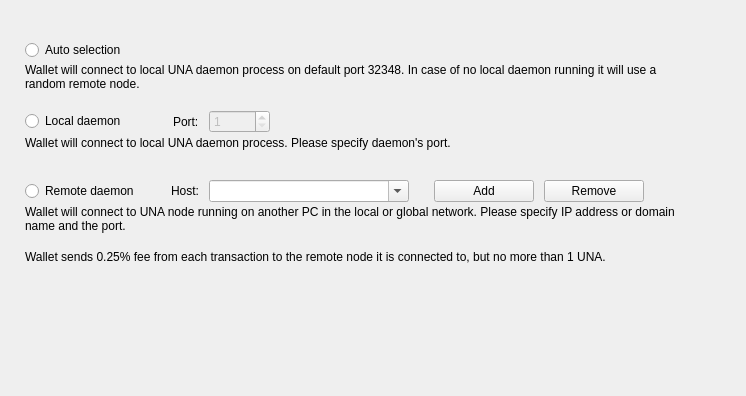
<?xml version="1.0" encoding="UTF-8"?>
<ui version="4.0">
 <class>ConnectionOptionsFrame</class>
 <widget class="QFrame" name="ConnectionOptionsFrame">
  <property name="geometry">
   <rect>
    <x>0</x>
    <y>0</y>
    <width>746</width>
    <height>396</height>
   </rect>
  </property>
  <property name="windowTitle">
   <string>Frame</string>
  </property>
  <property name="frameShape">
   <enum>QFrame::NoFrame</enum>
  </property>
  <property name="frameShadow">
   <enum>QFrame::Raised</enum>
  </property>
  <layout class="QVBoxLayout" name="verticalLayout_5">
   <property name="spacing">
    <number>0</number>
   </property>
   <property name="leftMargin">
    <number>25</number>
   </property>
   <property name="topMargin">
    <number>40</number>
   </property>
   <property name="rightMargin">
    <number>49</number>
   </property>
   <item>
    <widget class="QWidget" name="widget" native="true">
     <property name="sizePolicy">
      <sizepolicy hsizetype="Preferred" vsizetype="Fixed">
       <horstretch>0</horstretch>
       <verstretch>0</verstretch>
      </sizepolicy>
     </property>
     <property name="minimumSize">
      <size>
       <width>0</width>
       <height>70</height>
      </size>
     </property>
     <property name="maximumSize">
      <size>
       <width>16777215</width>
       <height>70</height>
      </size>
     </property>
     <layout class="QVBoxLayout" name="verticalLayout" stretch="0,1">
      <property name="spacing">
       <number>3</number>
      </property>
      <property name="leftMargin">
       <number>0</number>
      </property>
      <property name="topMargin">
       <number>0</number>
      </property>
      <property name="rightMargin">
       <number>0</number>
      </property>
      <property name="bottomMargin">
       <number>0</number>
      </property>
      <item>
       <widget class="QRadioButton" name="m_autoRadio">
        <property name="text">
         <string>Auto selection</string>
        </property>
        <attribute name="buttonGroup">
         <string notr="true">m_connectionButtonGroup</string>
        </attribute>
       </widget>
      </item>
      <item alignment="Qt::AlignTop">
       <widget class="WalletGui::WalletSmallGrayTextLabel" name="m_autoHelperLabel">
        <property name="text">
         <string>Wallet will connect to local UNA daemon process on default port 32348. In case of no local daemon running it will use a random remote node.</string>
        </property>
        <property name="alignment">
         <set>Qt::AlignLeading|Qt::AlignLeft|Qt::AlignTop</set>
        </property>
        <property name="wordWrap">
         <bool>true</bool>
        </property>
        <property name="indent">
         <number>0</number>
        </property>
       </widget>
      </item>
     </layout>
    </widget>
   </item>
   <item>
    <widget class="QWidget" name="widget_3" native="true">
     <property name="sizePolicy">
      <sizepolicy hsizetype="Preferred" vsizetype="Fixed">
       <horstretch>0</horstretch>
       <verstretch>0</verstretch>
      </sizepolicy>
     </property>
     <property name="minimumSize">
      <size>
       <width>0</width>
       <height>70</height>
      </size>
     </property>
     <property name="maximumSize">
      <size>
       <width>16777215</width>
       <height>70</height>
      </size>
     </property>
     <layout class="QVBoxLayout" name="verticalLayout_3" stretch="0,1">
      <property name="spacing">
       <number>3</number>
      </property>
      <property name="leftMargin">
       <number>0</number>
      </property>
      <property name="topMargin">
       <number>0</number>
      </property>
      <property name="rightMargin">
       <number>0</number>
      </property>
      <property name="bottomMargin">
       <number>0</number>
      </property>
      <item>
       <layout class="QHBoxLayout" name="horizontalLayout">
        <property name="spacing">
         <number>10</number>
        </property>
        <item>
         <widget class="QRadioButton" name="m_localRadio">
          <property name="text">
           <string>Local daemon</string>
          </property>
          <attribute name="buttonGroup">
           <string notr="true">m_connectionButtonGroup</string>
          </attribute>
         </widget>
        </item>
        <item>
         <spacer name="horizontalSpacer">
          <property name="orientation">
           <enum>Qt::Horizontal</enum>
          </property>
          <property name="sizeType">
           <enum>QSizePolicy::Fixed</enum>
          </property>
          <property name="sizeHint" stdset="0">
           <size>
            <width>37</width>
            <height>20</height>
           </size>
          </property>
         </spacer>
        </item>
        <item>
         <widget class="QLabel" name="label">
          <property name="text">
           <string>Port:</string>
          </property>
         </widget>
        </item>
        <item alignment="Qt::AlignVCenter">
         <widget class="QSpinBox" name="m_localPortSpin">
          <property name="enabled">
           <bool>false</bool>
          </property>
          <property name="minimum">
           <number>1</number>
          </property>
          <property name="maximum">
           <number>65535</number>
          </property>
          <property name="value">
           <number>1</number>
          </property>
         </widget>
        </item>
        <item>
         <spacer name="horizontalSpacer_2">
          <property name="orientation">
           <enum>Qt::Horizontal</enum>
          </property>
          <property name="sizeHint" stdset="0">
           <size>
            <width>40</width>
            <height>20</height>
           </size>
          </property>
         </spacer>
        </item>
       </layout>
      </item>
      <item alignment="Qt::AlignTop">
       <widget class="WalletGui::WalletSmallGrayTextLabel" name="m_localHelperLabel">
        <property name="text">
         <string>Wallet will connect to local UNA daemon process. Please specify daemon's port.</string>
        </property>
        <property name="alignment">
         <set>Qt::AlignLeading|Qt::AlignLeft|Qt::AlignTop</set>
        </property>
        <property name="wordWrap">
         <bool>true</bool>
        </property>
        <property name="indent">
         <number>0</number>
        </property>
       </widget>
      </item>
     </layout>
    </widget>
   </item>
   <item>
    <widget class="QWidget" name="widget_4" native="true">
     <property name="sizePolicy">
      <sizepolicy hsizetype="Preferred" vsizetype="Fixed">
       <horstretch>0</horstretch>
       <verstretch>0</verstretch>
      </sizepolicy>
     </property>
     <property name="minimumSize">
      <size>
       <width>0</width>
       <height>70</height>
      </size>
     </property>
     <property name="maximumSize">
      <size>
       <width>16777215</width>
       <height>70</height>
      </size>
     </property>
     <layout class="QVBoxLayout" name="verticalLayout_4" stretch="0,1">
      <property name="spacing">
       <number>3</number>
      </property>
      <property name="leftMargin">
       <number>0</number>
      </property>
      <property name="topMargin">
       <number>0</number>
      </property>
      <property name="rightMargin">
       <number>0</number>
      </property>
      <property name="bottomMargin">
       <number>0</number>
      </property>
      <item>
       <layout class="QHBoxLayout" name="horizontalLayout_2">
        <property name="spacing">
         <number>10</number>
        </property>
        <item>
         <widget class="QRadioButton" name="m_remoteRadio">
          <property name="text">
           <string>Remote daemon</string>
          </property>
          <attribute name="buttonGroup">
           <string notr="true">m_connectionButtonGroup</string>
          </attribute>
         </widget>
        </item>
        <item>
         <spacer name="horizontalSpacer_3">
          <property name="orientation">
           <enum>Qt::Horizontal</enum>
          </property>
          <property name="sizeType">
           <enum>QSizePolicy::Fixed</enum>
          </property>
          <property name="sizeHint" stdset="0">
           <size>
            <width>22</width>
            <height>20</height>
           </size>
          </property>
         </spacer>
        </item>
        <item>
         <widget class="QLabel" name="label_2">
          <property name="text">
           <string>Host:</string>
          </property>
         </widget>
        </item>
        <item>
         <widget class="QComboBox" name="remoteNodesComboBox">
          <property name="minimumSize">
           <size>
            <width>200</width>
            <height>0</height>
           </size>
          </property>
          <property name="editable">
           <bool>true</bool>
          </property>
          <property name="insertPolicy">
           <enum>QComboBox::InsertAtTop</enum>
          </property>
         </widget>
        </item>
        <item>
         <spacer name="horizontalSpacer_5">
          <property name="orientation">
           <enum>Qt::Horizontal</enum>
          </property>
          <property name="sizeType">
           <enum>QSizePolicy::Fixed</enum>
          </property>
          <property name="sizeHint" stdset="0">
           <size>
            <width>15</width>
            <height>20</height>
           </size>
          </property>
         </spacer>
        </item>
        <item>
         <widget class="WalletGui::WalletNormalBlueButton" name="addNodeButton">
          <property name="sizePolicy">
           <sizepolicy hsizetype="Preferred" vsizetype="Fixed">
            <horstretch>0</horstretch>
            <verstretch>0</verstretch>
           </sizepolicy>
          </property>
          <property name="minimumSize">
           <size>
            <width>100</width>
            <height>0</height>
           </size>
          </property>
          <property name="baseSize">
           <size>
            <width>150</width>
            <height>0</height>
           </size>
          </property>
          <property name="text">
           <string>Add</string>
          </property>
         </widget>
        </item>
        <item>
         <widget class="WalletGui::WalletNormalBlueButton" name="removeNodeButton">
          <property name="sizePolicy">
           <sizepolicy hsizetype="Preferred" vsizetype="Fixed">
            <horstretch>0</horstretch>
            <verstretch>0</verstretch>
           </sizepolicy>
          </property>
          <property name="minimumSize">
           <size>
            <width>100</width>
            <height>0</height>
           </size>
          </property>
          <property name="baseSize">
           <size>
            <width>150</width>
            <height>0</height>
           </size>
          </property>
          <property name="text">
           <string>Remove</string>
          </property>
         </widget>
        </item>
        <item>
         <spacer name="horizontalSpacer_4">
          <property name="orientation">
           <enum>Qt::Horizontal</enum>
          </property>
          <property name="sizeHint" stdset="0">
           <size>
            <width>30</width>
            <height>20</height>
           </size>
          </property>
         </spacer>
        </item>
       </layout>
      </item>
      <item alignment="Qt::AlignTop">
       <widget class="WalletGui::WalletSmallGrayTextLabel" name="m_remoteHelperLabel">
        <property name="text">
         <string>Wallet will connect to UNA node running on another PC in the local or global network. Please specify IP address or domain name and the port.</string>
        </property>
        <property name="alignment">
         <set>Qt::AlignLeading|Qt::AlignLeft|Qt::AlignTop</set>
        </property>
        <property name="wordWrap">
         <bool>true</bool>
        </property>
        <property name="indent">
         <number>0</number>
        </property>
       </widget>
      </item>
     </layout>
    </widget>
   </item>
   <item>
    <widget class="WalletGui::WalletExtraNormalGrayTextLabel" name="label_4">
     <property name="text">
      <string>Wallet sends 0.25% fee from each transaction to the remote node it is connected to, but no more than 1 UNA.</string>
     </property>
     <property name="wordWrap">
      <bool>true</bool>
     </property>
    </widget>
   </item>
   <item>
    <spacer name="verticalSpacer">
     <property name="orientation">
      <enum>Qt::Vertical</enum>
     </property>
     <property name="sizeHint" stdset="0">
      <size>
       <width>665</width>
       <height>61</height>
      </size>
     </property>
    </spacer>
   </item>
  </layout>
 </widget>
 <customwidgets>
  <customwidget>
   <class>WalletGui::WalletSmallGrayTextLabel</class>
   <extends>QLabel</extends>
   <header>Gui/Common/WalletTextLabel.h</header>
  </customwidget>
  <customwidget>
   <class>WalletGui::WalletExtraNormalGrayTextLabel</class>
   <extends>QLabel</extends>
   <header>Gui/Common/WalletTextLabel.h</header>
  </customwidget>
  <customwidget>
   <class>WalletGui::WalletNormalBlueButton</class>
   <extends>QPushButton</extends>
   <header>Gui/Common/WalletBlueButton.h</header>
  </customwidget>
 </customwidgets>
 <resources/>
 <connections>
  <connection>
   <sender>m_connectionButtonGroup</sender>
   <signal>buttonClicked(int)</signal>
   <receiver>ConnectionOptionsFrame</receiver>
   <slot>connectionButtonClicked(int)</slot>
   <hints>
    <hint type="sourcelabel">
     <x>-1</x>
     <y>-1</y>
    </hint>
    <hint type="destinationlabel">
     <x>372</x>
     <y>197</y>
    </hint>
   </hints>
  </connection>
  <connection>
   <sender>m_localRadio</sender>
   <signal>toggled(bool)</signal>
   <receiver>m_localPortSpin</receiver>
   <slot>setEnabled(bool)</slot>
   <hints>
    <hint type="sourcelabel">
     <x>81</x>
     <y>194</y>
    </hint>
    <hint type="destinationlabel">
     <x>270</x>
     <y>193</y>
    </hint>
   </hints>
  </connection>
  <connection>
   <sender>addNodeButton</sender>
   <signal>clicked()</signal>
   <receiver>ConnectionOptionsFrame</receiver>
   <slot>addNodeClicked()</slot>
   <hints>
    <hint type="sourcelabel">
     <x>655</x>
     <y>191</y>
    </hint>
    <hint type="destinationlabel">
     <x>372</x>
     <y>197</y>
    </hint>
   </hints>
  </connection>
  <connection>
   <sender>removeNodeButton</sender>
   <signal>clicked()</signal>
   <receiver>ConnectionOptionsFrame</receiver>
   <slot>removeNodeClicked()</slot>
   <hints>
    <hint type="sourcelabel">
     <x>481</x>
     <y>191</y>
    </hint>
    <hint type="destinationlabel">
     <x>372</x>
     <y>197</y>
    </hint>
   </hints>
  </connection>
  <connection>
   <sender>remoteNodesComboBox</sender>
   <signal>editTextChanged(QString)</signal>
   <receiver>ConnectionOptionsFrame</receiver>
   <slot>remoteNodesComboChanged(QString)</slot>
   <hints>
    <hint type="sourcelabel">
     <x>306</x>
     <y>191</y>
    </hint>
    <hint type="destinationlabel">
     <x>372</x>
     <y>197</y>
    </hint>
   </hints>
  </connection>
 </connections>
 <slots>
  <slot>remoteHostNameChanged(QString)</slot>
  <slot>connectionButtonClicked(int)</slot>
  <slot>remoteNodesComboChanged(QString)</slot>
  <slot>addNodeClicked()</slot>
  <slot>removeNodeClicked()</slot>
 </slots>
 <buttongroups>
  <buttongroup name="m_connectionButtonGroup"/>
 </buttongroups>
</ui>
